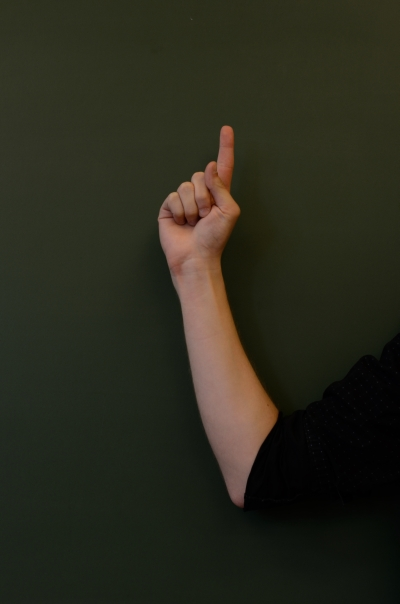
#> input picture test.jpg, 400 x 604 px, given in place of the camera
$ python full_Integration.py   (older library calls are emulated)
#> lines starting #> are read from the running program, lines starting #| are printed output that depends on the picture; after the words box and inside, x2 and y2 are one past the last pixel; in counts of white or black regions, pixels touching at a corner belong together
################################################################################

# Alpacas & Fences
# Authors: 470203101, 470386390, 470345850

################################################################################
# Imports
################################################################################
import cv2
import numpy as np
import matplotlib.pyplot as plt
import idx2numpy
import math

from sklearn import svm
from sklearn import metrics
from sklearn.model_selection import train_test_split

from skimage.feature import hog
import pickle

################################################################################
# Globals
################################################################################

global lineMatrix
global scoreMatrix
global nRows
global nCols
global playerColourRGB
global playerTurn
global playerColour
global colourLabel
global playerScore


# kernel = 15
# minA = 0.02
# maxA = 0.9
radius = 8
# sample_in = 0.02  # 2% inward from contour left and right edges
# border_size = 10
# prev_point = (-1,-1)

################################################################################
# Functions
################################################################################

# Wear black glove!

def removeListValues(givenList, val):
   return [value for value in givenList if value != val]
"""
def verifyPoint(curr_point):
  error_thresh = 10
  point_thresh = 20
  error_count = 0

  if prev_point == (-1,-1):
    return curr_point

  x_diff = abs(curr_point[0] - prev_point[0])
  y_diff = abs(curr_point[1] - prev_point[1])

  print(x_diff,y_diff)
  if (x_diff > point_thresh) or (y_diff > point_thresh) and error_count < error_thresh:
    error_count += 1
    return prev_point
  else:
    error_count = 0
    return curr_point
"""
#-------------------------------------------------------------------------------
# captureImg
def captureImg(cap, show_img=0):
  # Check if the webcam is opened correctly
  if not cap.isOpened():
    raise IOError("Cannot open webcam")

  ret, frame = cap.read()
  frame = cv2.resize(frame, None, fx=2, fy=2, interpolation=cv2.INTER_AREA)

  return rval, frame

def checkBlank(im):

  threshold = 8

  h,w,d = im.shape[0],im.shape[1],im.shape[2]

  # Divide into rows. Calculate the mean pixel value. If different, if it's empty.
  num_div = 3
  delta = w//num_div
  bins = [delta*i for i in range(num_div)]

  mean_list = []

  for r in range(num_div):
    sub_im = im[bins[r]:bins[r]+delta,:,:]
    mean_list.append(np.mean(sub_im))

  if abs(mean_list[0]-mean_list[1]) > threshold or abs(mean_list[0]-mean_list[2]) > threshold:
    #print('Not blank!')
    return 0
  else:
    #print('Blank')
    return 1

def detectFinger(im):
  border_size = 10
  kernel = 15

  if checkBlank(im) == 1:
    return (-1,-1)

  # Preprocessing: Get cleaned binarised image with white background.
  bw_im = cv2.cvtColor(im,cv2.COLOR_BGR2GRAY)
  bw_im = cv2.GaussianBlur(bw_im,(kernel,kernel),0)
  ret,thresh = cv2.threshold(bw_im,0,255,cv2.THRESH_BINARY_INV+cv2.THRESH_OTSU)
  thresh = 255-thresh

  processed_im = cv2.erode(thresh,(kernel,kernel),iterations = 20)
  processed_im = cv2.copyMakeBorder(processed_im,border_size,border_size,border_size,border_size,cv2.BORDER_CONSTANT,value=255)

  # # Get hand contour and find top-most point (Then change to find top most point of orientation)
  contours,hier = cv2.findContours(processed_im,cv2.RETR_TREE,cv2.CHAIN_APPROX_SIMPLE)

  for cnt in contours:
    x,y,w,h = cv2.boundingRect(cnt)

    if w < im.shape[1]:

      finger_loc = tuple(cnt[cnt[:,:,1].argmin()][0])
      finger_loc = (finger_loc[0]-border_size,finger_loc[1]-border_size)  # Relative to main img
      return finger_loc

  return (-1,-1)

# [14 lines left out: function checkDrawChar, not called in this run]

def checkIfInBound(pt,bound):
  ref_coord_x = bound[0][0]
  ref_coord_y = bound[0][1]
  w = bound[1]
  h = bound[2]

  pt_x = pt[0]
  pt_y = pt[1]

  if pt_x > ref_coord_x and pt_x < ref_coord_x+w and pt_y > ref_coord_y and pt_y < ref_coord_y+h:
    return True
  else:
    return False

# Offer options 1-4.
def getNumPlayers(vc,text_display):
  region_thresh = 40
  prev_region = -1
  curr_region = -1
  region_count = 0
  finger_loc = (-1,-1)

  margin = 75
  text_margin = 25
  option_box_w = 100

  region_bounds = {1:[(draw_box_x1+margin,draw_box_y1+margin),100,100],2:[(draw_box_x2-margin-option_box_w,draw_box_y1+margin),100,100],3:[(draw_box_x1+margin,draw_box_y2-margin-option_box_w),100,100],4:[(draw_box_x2-margin-option_box_w,draw_box_y2 -margin-option_box_w),100,100]}

  # Draw options in box
  COORD = 0
  WIDTH = 1
  HEIGHT = 2

  rval, frame = captureImg(vc)
  while rval:
    rval, frame = captureImg(vc)

    # DETECTING FINGER
    draw_sub_im = frame[draw_box_y1:draw_box_y2,draw_box_x1:draw_box_x2]
    rel_finger_loc = detectFinger(draw_sub_im)  # Relative finger point

    # DRAWING FINGER POINT
    if rel_finger_loc != (-1,-1):
      finger_loc = (rel_finger_loc[0]+draw_box_x1,rel_finger_loc[1])
      # finger_loc = verifyPoint(finger_loc)
      frame = cv2.circle(frame,finger_loc,radius,(255,0,0),-1)

    cv2.rectangle(frame,(draw_box_x1,draw_box_y1),(draw_box_x2,draw_box_y2),color=(0,0,0,0))
    cv2.rectangle(frame,(flag_box_x1,flag_box_y1),(flag_box_x2,flag_box_y2),color=(0,0,0,0))

    # Intructions for user
    cv2.putText(frame,text_display,(width//5,height*4//5), cv2.FONT_HERSHEY_SIMPLEX, 2, (0,0,255),3,cv2.LINE_AA)

    # Draw options in box
    for r in range(1,5):
      coord1 = region_bounds[r][COORD]
      coord2 = (region_bounds[r][COORD][0] + region_bounds[r][WIDTH], region_bounds[r][COORD][1] + region_bounds[r][HEIGHT])
      text_coord = (coord1[0] + 25,coord1[1] + 75)
      cv2.rectangle(frame,coord1,coord2,color=(0,0,0,0))
      cv2.putText(frame,str(r),text_coord, cv2.FONT_HERSHEY_SIMPLEX, 2, (0,0,255),3,cv2.LINE_AA)

    # Identify the region the finger is in
    for r in range(1,5):
      if checkIfInBound(finger_loc,region_bounds[r]) == True:
        curr_region = r
        break
      else:
        curr_region = -1

    # Track finger position over time
    if curr_region == prev_region and curr_region != -1:
      region_count += 1
      if region_count > region_thresh:
        if getConfirmation(vc,'Lock in number of players: '+str(curr_region), 0) == True:
          return curr_region
        else:
          # Reset values and restart
          region_count = 0
          prev_region = -1
          curr_region = -1
          finger_loc = (-1,-1)

          # Load most updated image and then output.
          rval, frame = captureImg(vc)
    else:
      region_count = 0

    prev_region = curr_region
    #print(region_count)

    cv2.imshow("preview", frame)
    key = cv2.waitKey(20)
    if key == 27:
      break

# [384 lines left out: functions getCharacter, getConfirmation, drawLines, convertToLetter, checkValidInput, updateScore and 5 more, not called in this run]
################################################################################
# Main
################################################################################
cv2.namedWindow("preview")
vc = cv2.VideoCapture(0)

playerColour = [18, 15, 7, 13]
colourLabel = ['Red', 'Orange', 'Green', 'Magenta']
playerColourRGB = [(0, 0, 255), (0,165,255), (0,128,0), (255,0,255)]

if vc.isOpened(): # try to get the first frame
    rval, frame = vc.read()
#> frame is the input picture: shape (604, 400, 3); mean B, G, R 28.5, 41.6, 41.7
    frame = cv2.resize(frame, None, fx=2, fy=2, interpolation=cv2.INTER_AREA)
#> frame: shape (1208, 800, 3)
    height = frame.shape[0]
#> height = 1208
    width = frame.shape[1]
#> width = 800
else:
    rval = False

radius = 8

draw_box_x1 = width-height*2//5
#> draw_box_x1 = 317
draw_box_x2 = width
#> draw_box_x2 = 800
draw_box_y1 = 0
draw_box_y2 = height*2//5
#> draw_box_y2 = 483

flag_box_x1 = 0
flag_box_x2 = height//5
#> flag_box_x2 = 241
flag_box_y1 = 0
flag_box_y2 = height//5
#> flag_box_y2 = 241

num_players = getNumPlayers(vc,'Select number of players')
#> in getNumPlayers, `rval, frame = captureImg(vc)`: rval = True
#> in getNumPlayers, `draw_sub_im = frame[draw_box_y1:draw_box_y2,draw_box_x1:draw_box_x2]`:
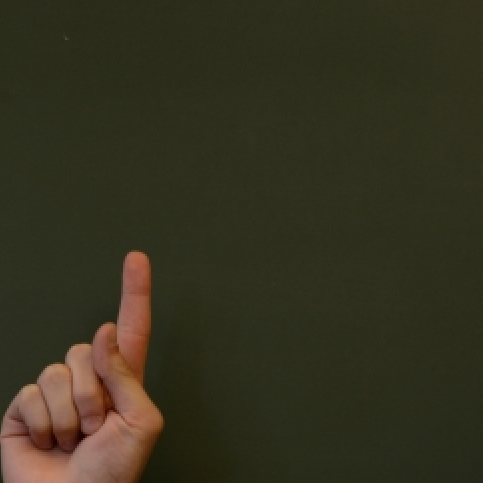
#> draw_sub_im: shape (483, 483, 3); mean B, G, R 31.4, 50, 52.9
#> the loop in checkBlank, `for r in range(num_div):` made 3 passes
#> pass 1, in checkBlank, `sub_im = im[bins[r]:bins[r]+delta,:,:]`:
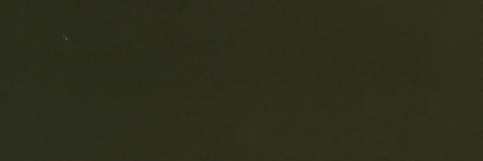
#> sub_im: shape (161, 483, 3); mean B, G, R 27.4, 46.3, 44.9
#> pass 3, in checkBlank, `sub_im = im[bins[r]:bins[r]+delta,:,:]`:
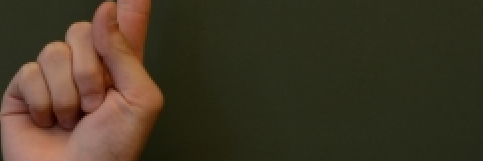
#> sub_im: shape (161, 483, 3); mean B, G, R 37, 55.5, 65.7
#> after the loop in checkBlank, `for r in range(num_div):`: mean_list = [39.52, 41.92, 52.75]
#> in detectFinger, `bw_im = cv2.cvtColor(im,cv2.COLOR_BGR2GRAY)`:
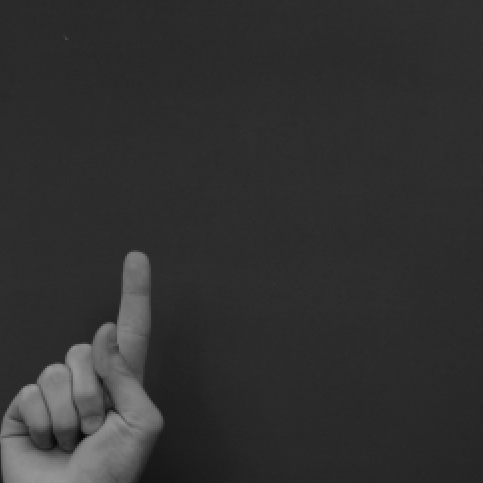
#> bw_im: shape (483, 483); min 8, max 151, mean 48.8
#> in detectFinger, `ret,thresh = cv2.threshold(bw_im,0,255,cv2.THRESH_BINARY_INV+cv2.THRES..`:
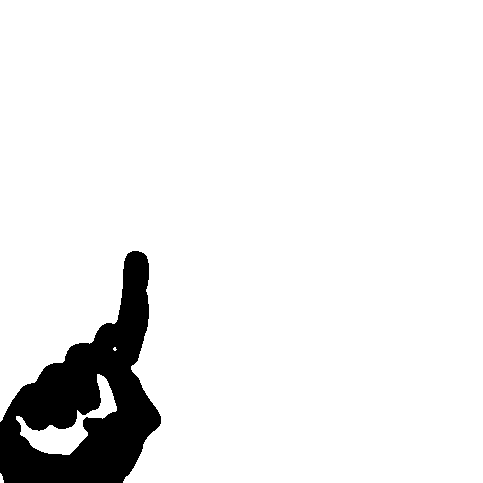
#> thresh: shape (483, 483); 92.3% white; 1 black region, box (x1, y1, x2, y2) and area: (0, 251, 161, 483) 17924
#> in detectFinger, `ret,thresh = cv2.threshold(bw_im,0,255,cv2.THRESH_BINARY_INV+cv2.THRES..`: ret = 78
#> in detectFinger, `processed_im = cv2.erode(thresh,(kernel,kernel),iterations = 20)`: processed_im: shape (483, 483); 5.2% white; 1 white region, box (x1, y1, x2, y2) and area: (0, 271, 156, 483) 12093
#> in detectFinger, `processed_im = cv2.copyMakeBorder(processed_im,border_size,border_size..`:
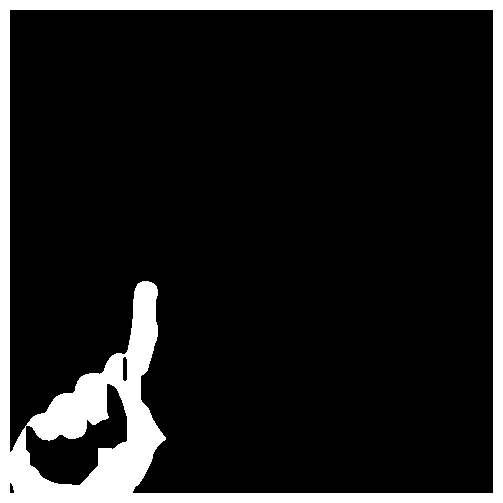
#> processed_im: shape (503, 503); 12.6% white; 1 white region
#> in detectFinger, `contours,hier = cv2.findContours(processed_im,cv2.RETR_TREE,cv2.CHAIN_..`: contours = 5 contours; box (x1, y1, x2, y2) and area: (0, 0, 503, 503) 252004, (9, 9, 494, 494) 217846, (25, 383, 128, 486) 4509, (122, 356, 128, 382) 116, (9, 482, 15, 494) 40
#> the loop in detectFinger, `for cnt in contours:` made 2 passes
#> (x, y, w, h, finger_loc) on pass 2: (9, 482, 6, 12, (0, 472))
#> (cnt, x, y, w, h) on pass 1: ([[0, 0], [0, 502], [502, 502], [502, 0]], 0, 0, 503, 503)
#> in getNumPlayers, `rel_finger_loc = detectFinger(draw_sub_im)`: rel_finger_loc = (0, 472)
#> in getNumPlayers, `finger_loc = (rel_finger_loc[0]+draw_box_x1,rel_finger_loc[1])`: finger_loc = (317, 472)
#> in getNumPlayers, `frame = cv2.circle(frame,finger_loc,radius,(255,0,0),-1)`: frame: shape (1208, 800, 3); mean B, G, R 28.6, 41.6, 41.7
#> after the loop in getNumPlayers, `for r in range(1,5):`:
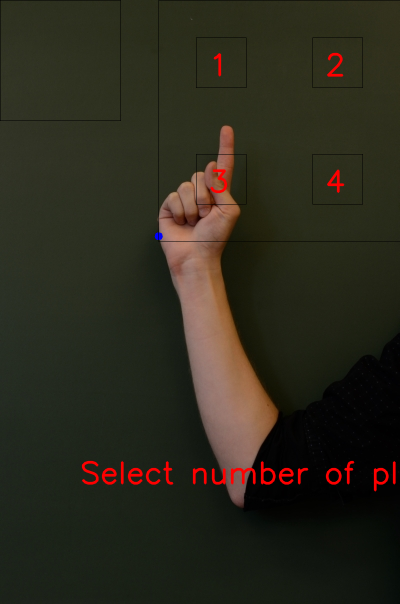
#> frame: shape (1208, 800, 3) (shown at 1/2 size); mean B, G, R 28.2, 41.1, 43.5
#> (key Esc is pressed here)

assigned_players = np.zeros(num_players)
#> assigned_players = 0
num = 0


#> (the run stopped early here; a loop or call above may not have finished)
